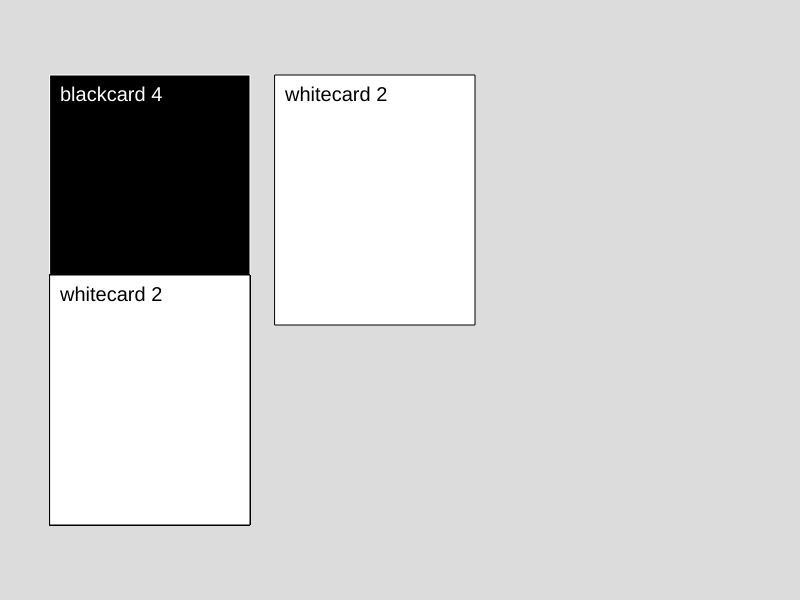
Frame 1 (no input)
Frame 60 (no input): identical to frame 1, image omitted
Frame 120 (the mouse pressed at the canvas centre since frame 60): identical to frame 1, image omitted

The p5.js sketch that drew this single still picture (run headless with seeded random() and noise() and a simulated clock; from frame 60 on, the mouse is pressed at the canvas centre):

// p5.js sketch
// ── sketch.js
new p5();

let blackCards = [
  {number: 1, text: "This guy being the president, it's like there's a ___ loose in a hospital."},

  {number: 2, text: "blackcard 2"},

  {number: 3, text: "blackcard 3"},

  {number: 4, text: "blackcard 4"},

  {number: 5, text: "blackcard 5"},

]

let whiteCards = [
  {number: 1, text: "Horse."},

  {number: 2, text: "whitecard 2"},

  {number: 3, text: "whitecard 3"},

  {number: 4, text: "whitecard 4"},

  {number: 5, text: "whitecard 5"},

]

var bcard =0;
var wcard =0;

var cardPad = 225;

function setup() {
  createCanvas(displayWidth, displayHeight);
  rectMode(CENTER);
  bcard = int(random(0, 5));
  wcard = int(random(0, 5));
}

function draw() {
  background(220);
  blackCard(150, 200);
  whiteCard(375, 200);
  hand();
}

function blackCard(x, y) {
  stroke(255);
  fill(0);
  rect(x, y, 200, 250);
  fill(255);
  noStroke();
  textSize(20);
  text(blackCards[bcard].text, x+5, y+5, 190, 240);
}

function whiteCard(x, y) {
  stroke(0);
  fill(255);
  rect(x, y, 200, 250);
  fill(0);
  noStroke();
  textSize(20);
  text(whiteCards[wcard].text, x+5, y+5, 190, 240);
}

function hand() {
  for (var h = 0; h < 10; h++) {
    whiteCard(150,400)
  }
}
